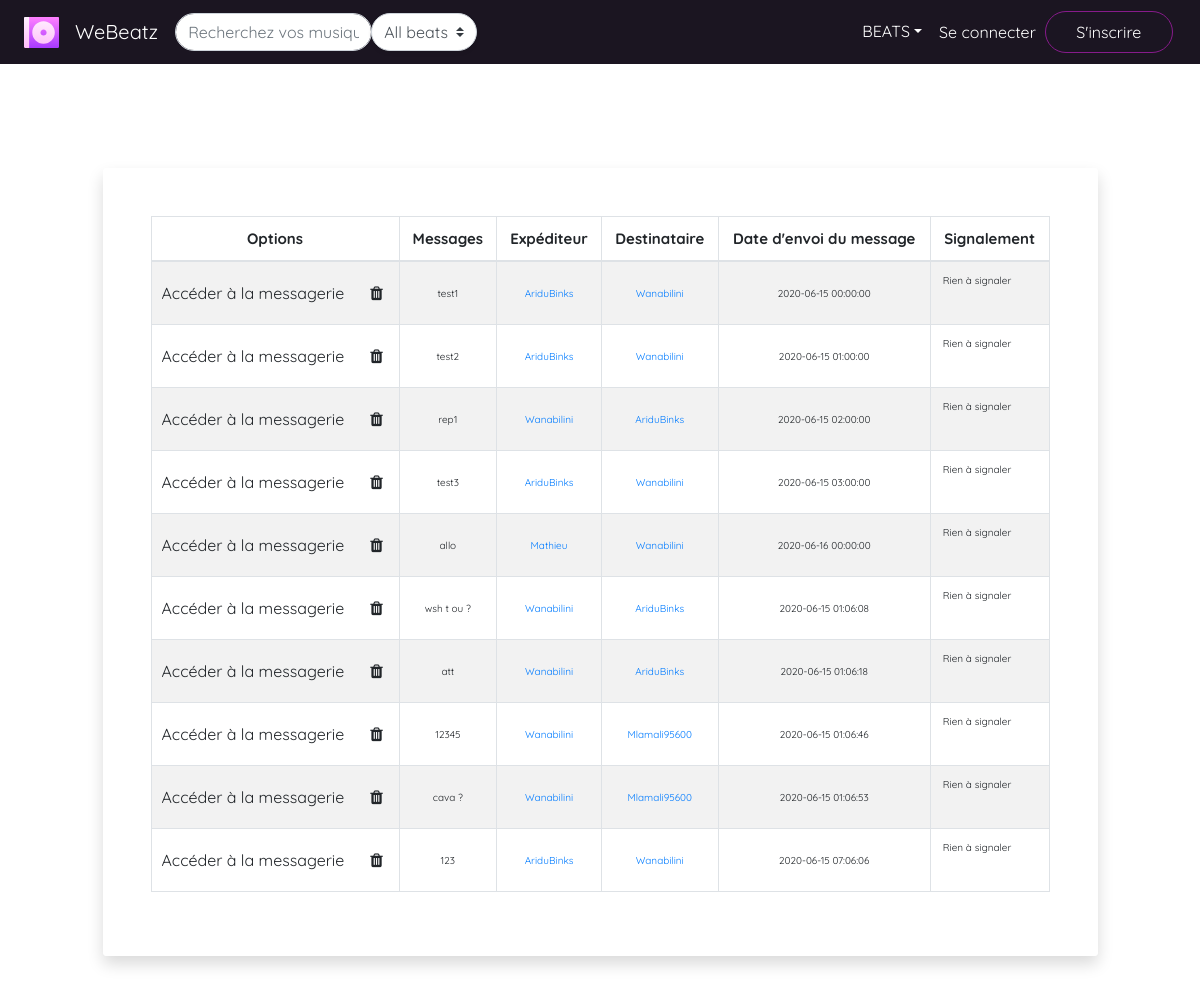
Before: /WeBeatz/all-messages.php with the older database file.
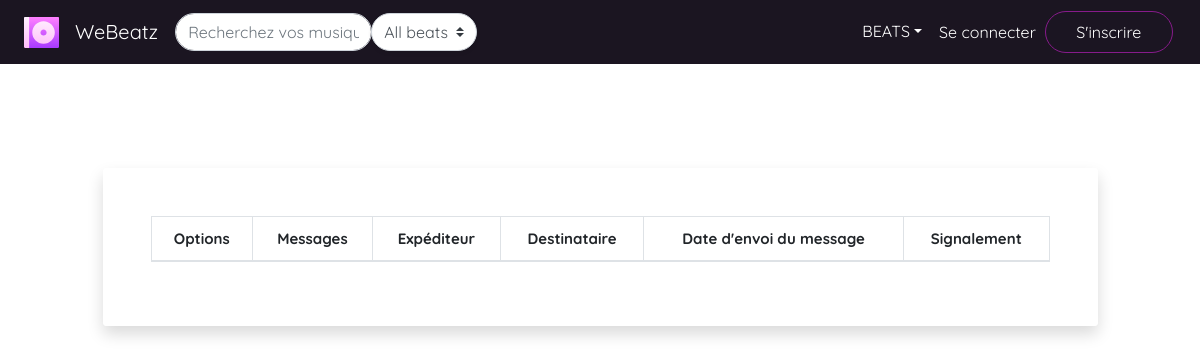
After: the same page with the newer database file.
### tables this page shows
CREATE TABLE IF NOT EXISTS `messagerie` (
  `id` int(255) UNSIGNED NOT NULL AUTO_INCREMENT,
  `id_from` int(10) UNSIGNED NOT NULL,
  `id_to` int(10) UNSIGNED NOT NULL,
  `message` text NOT NULL,
  `date_message` datetime NOT NULL,
  `lu` int(1) DEFAULT NULL,
  PRIMARY KEY (`id`),
  KEY `id_to` (`id_to`),
  KEY `id_from` (`id_from`)
);

CREATE TABLE IF NOT EXISTS `user` (
  `user_id` int(10) UNSIGNED NOT NULL AUTO_INCREMENT,
  `user_role` int(2) UNSIGNED NOT NULL DEFAULT 2,
  `user_pseudo` varchar(25) NOT NULL,
  `user_email` varchar(150) NOT NULL,
  `user_image` text NOT NULL DEFAULT 'assets/img/user.png',
  `user_prenom` varchar(30) DEFAULT NULL,
  `user_nom` varchar(30) DEFAULT NULL,
  `user_description` text NOT NULL DEFAULT '\' \'',
  `user_sexe` varchar(1) DEFAULT NULL,
  `user_datenaissance` date DEFAULT NULL,
  `user_ville` varchar(100) DEFAULT NULL,
  `user_pays` int(3) DEFAULT NULL,
  `user_password` text NOT NULL,
  `user_dateinscription` datetime NOT NULL,
  `user_dateconnexion` datetime NOT NULL,
  `user_statut` int(2) DEFAULT 1,
  PRIMARY KEY (`user_id`),
  UNIQUE KEY `user_pseudo` (`user_pseudo`),
  UNIQUE KEY `user_mail` (`user_email`),
  KEY `user_pays` (`user_pays`)
);

### WeBeatz/all-messages.php (the view, shortened to what the rows shown need)
<?php
include('assets/db/connexiondb.php');
if(isset($_SESSION['user_id'])){
     $req =$BDD->prepare("SELECT * FROM messagerie");
    $req->execute(array());
}
else{
    $req =$BDD->prepare("SELECT * FROM messagerie");
    $req->execute();
}
$afficher_messages=$req->fetchAll();
print_r($_SESSION);
?>
<!DOCTYPE html>
<html>
    <head>
        <link rel="stylesheet" type="text/css" href="https://cdn.datatables.net/1.10.19/css/dataTables.bootstrap4.min.css">
        <link rel="stylesheet" type="text/css" href="assets/css/navbar.css">
        <link rel="stylesheet" type="text/css" src="assets/css/all-utilisateurs.css">
    </head>
    <body>
        <?php
            require_once('assets/skeleton/navbar.php');
        ?>
        <br/><br/><br/><br/>
        <div class="row py-5">
            <div class="col-lg-10 mx-auto">
                <div class="card rounded shadow border-0">
                    <div class="card-body p-5 bg-white rounded">
                        <div class="table-responsive">
                            <table id="example" style="width:100%" class="table table-striped table-bordered">
                                <thead>
                                    <tr>
                                        <th class="text-center align-middle" >Options</th>
                                        <th class="text-center align-middle">Messages</th>
                                        <th class="text-center align-middle" >Expéditeur</th>
                                        <th class="text-center align-middle" >Destinataire</th>
                                        <th class="text-center align-middle" >Date d'envoi du message</th>
                                        <th class="text-center align-middle" >Signalement</th>
                                    </tr>
                                </thead>
                                <tbody>
                                    <?php
                                    foreach($afficher_messages as $am){
                                    ?>
                                    <tr>
                                        <td class="text-center align-middle">
                                            <div class="row">
                                               <?php
                                            $req = $BDD->prepare("SELECT user_pseudo
                                                                FROM user
                                                                WHERE user_id = ?");
                                            $req->execute(array($am['id_from']));
                                            $af=$req->fetch();
                                            ?>
                                                <a href="messagerie.php?id=<?= $am['id_from'] ?>" title="Voir la messagerie de <?=$af['user_pseudo']?>"> <button class="btn">Accéder à la messagerie</button></a>
                                                <button class="btn"  title="Supprimer le message de <?=$af['user_pseudo']?>"  data-toggle="modal" data-target="#desac_modal" onclick="goInputOption(this,'<?= $am['id'] ?>','<?= $am['message']?>')" value="suppr"><i class='fa fa-trash'></i></button>
                                            </div>
                                        </td>
                                        <td  class="text-center align-middle">
                                            <?=$am['message']?>
                                        </td>
                                        <td class="text-center align-middle">
                                            <a href="profil.php?profil_id=<?=$am['id_from']?>"><span><?=$af['user_pseudo']?></span></a>
                                        </td>
                                        <?php
                                            $req = $BDD->prepare("SELECT user_pseudo
                                                                FROM user
                                                                WHERE user_id = ?");
                                            $req->execute(array($am['id_to']));
                                            $at=$req->fetch();
                                            ?>
                                        <td class="text-center align-middle">
                                           <a href="profil.php?profil_id=<?=$am['id_to']?>"><span><?=$at['user_pseudo']?></span></a>
                                        </td>
                                        <td class="text-center align-middle">
                                            <span><?=$am['date_message']?></span>
                                        </td>
                                        <td>
                                            <?php
                                                $req1 =$BDD->prepare("SELECT *
                                                                    FROM messagerie_signal
                                                                    WHERE message_id = ?
                                                                    ");
                                                 $req1->execute(array($am['id']));
                                                 $s=$req1->fetch();
                                                if(isset($s['id'])){
                                            ?>
                                            <button class="btn" data-toggle="modal" data-target="#desac_modal" onclick="goInputOption(this,'<?= $am['id'] ?>','<?= $af['user_pseudo']?>')" value="signaler"><i class="fa fa-exclamation-circle" aria-hidden="true"></i></button>
                                            <button class="btn" data-toggle="modal" data-target="#desac_modal" onclick="goInputOption(this,'<?= $am['id'] ?>','<?= $af['user_pseudo']?>')" value="annuler"><i class="fas fa-times" style="color:red"></i></button>
                                            <?php
                                                }
                                                else{
                                                    echo "Rien à signaler";
                                                }
                                            ?>
                                        </td>
                                    </tr>
                                    <?php
                                    }
                                    ?>
                                </tbody>
                            </table>
                        </div>
                    </div>
                </div>
            </div>
        </div>
    </body>
</html>

Changed rows visible on the page:
removed messagerie: message "test1", id_from.user_pseudo "AriduBinks", id_to.user_pseudo "Wanabilini", date_message "2020-06-15 00:00:00"
removed messagerie: message "test2", id_from.user_pseudo "AriduBinks", id_to.user_pseudo "Wanabilini", date_message "2020-06-15 01:00:00"
removed messagerie: message "rep1", id_from.user_pseudo "Wanabilini", id_to.user_pseudo "AriduBinks", date_message "2020-06-15 02:00:00"
removed messagerie: message "test3", id_from.user_pseudo "AriduBinks", id_to.user_pseudo "Wanabilini", date_message "2020-06-15 03:00:00"
removed messagerie: message "allo", id_from.user_pseudo "Mathieu", id_to.user_pseudo "Wanabilini", date_message "2020-06-16 00:00:00"
removed messagerie: message "wsh t ou ?", id_from.user_pseudo "Wanabilini", id_to.user_pseudo "AriduBinks", date_message "2020-06-15 01:06:08"
removed messagerie: message "att", id_from.user_pseudo "Wanabilini", id_to.user_pseudo "AriduBinks", date_message "2020-06-15 01:06:18"
removed messagerie: message "12345", id_from.user_pseudo "Wanabilini", id_to.user_pseudo "Mlamali95600", date_message "2020-06-15 01:06:46"
removed messagerie: message "cava ?", id_from.user_pseudo "Wanabilini", id_to.user_pseudo "Mlamali95600", date_message "2020-06-15 01:06:53"
removed messagerie: message "123", id_from.user_pseudo "AriduBinks", id_to.user_pseudo "Wanabilini", date_message "2020-06-15 07:06:06"
